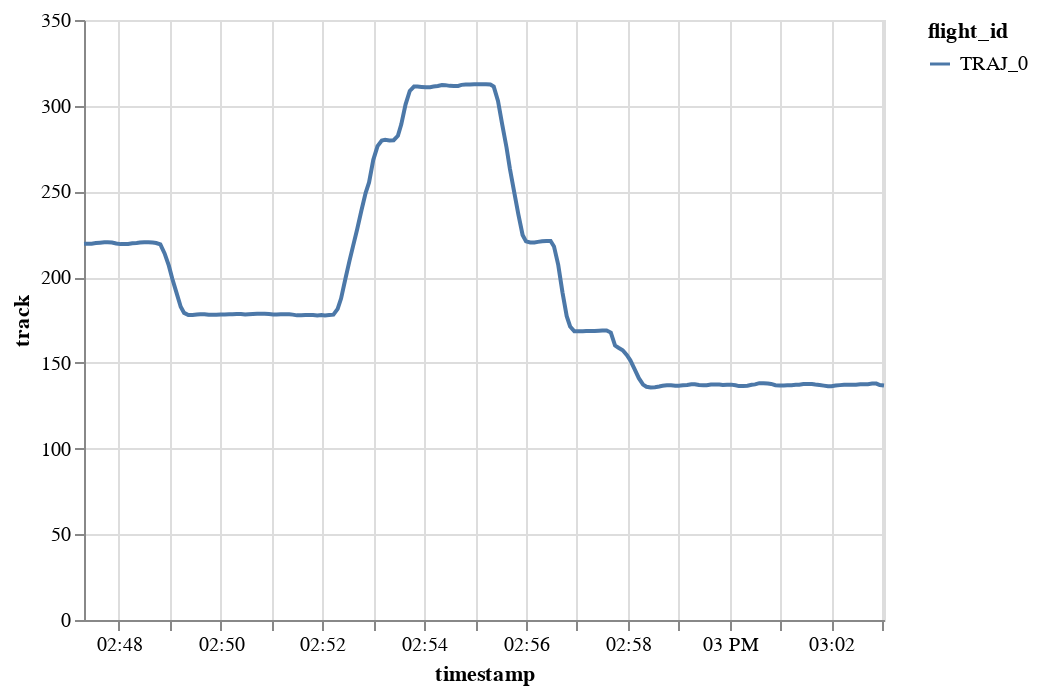

The notebook cell saved with this chart:
### Code cell
traffic[0].chart().encode(alt.Y("track"), alt.X("timestamp"), alt.Color("flight_id"))

### Figure 1 — Vega-Lite specification as saved in the notebook (floating-point values rounded to 4 significant figures; data arrays with more than 128 entries replaced by an {"elided": "..."} marker saying what was removed)
{"config": {"view": {"continuousWidth": 400, "continuousHeight": 300}}, "data": {"name": "data-e7ada18855e749bc15c676df13a97ffa"}, "mark": "line", "encoding": {"color": {"type": "nominal", "field": "flight_id"}, "x": {"type": "temporal", "field": "timestamp"}, "y": {"type": "quantitative", "field": "track"}}, "$schema": "https://vega.github.io/schema/vega-lite/v4.8.1.json", "datasets": {"data-e7ada18855e749bc15c676df13a97ffa": {"elided": "200 records"}}}
